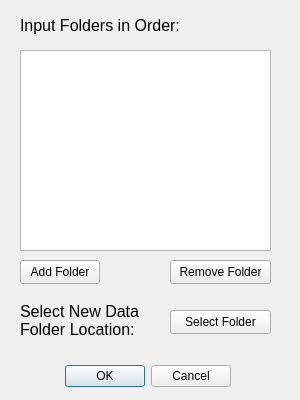
<?xml version="1.0" encoding="UTF-8"?>
<ui version="4.0">
 <class>Compiler</class>
 <widget class="QDialog" name="Compiler">
  <property name="geometry">
   <rect>
    <x>0</x>
    <y>0</y>
    <width>300</width>
    <height>400</height>
   </rect>
  </property>
  <property name="windowTitle">
   <string>Dialog</string>
  </property>
  <widget class="QDialogButtonBox" name="buttonBox">
   <property name="geometry">
    <rect>
     <x>-110</x>
     <y>360</y>
     <width>341</width>
     <height>32</height>
    </rect>
   </property>
   <property name="orientation">
    <enum>Qt::Orientation::Horizontal</enum>
   </property>
   <property name="standardButtons">
    <set>QDialogButtonBox::StandardButton::Cancel|QDialogButtonBox::StandardButton::Ok</set>
   </property>
  </widget>
  <widget class="QListWidget" name="compile_folder_list">
   <property name="geometry">
    <rect>
     <x>20</x>
     <y>50</y>
     <width>251</width>
     <height>201</height>
    </rect>
   </property>
   <property name="styleSheet">
    <string notr="true">QListWidget {
    outline: none; /* Removes dotted rectangle focus border */
}
QListWidget::item:selected {
    background-color: rgb(45, 101, 163);
    color: white;
	border-radius: 6px;
}</string>
   </property>
  </widget>
  <widget class="QPushButton" name="add_folder_comp_button">
   <property name="geometry">
    <rect>
     <x>20</x>
     <y>260</y>
     <width>80</width>
     <height>24</height>
    </rect>
   </property>
   <property name="text">
    <string>Add Folder</string>
   </property>
  </widget>
  <widget class="QPushButton" name="rm_folder_comp_button">
   <property name="geometry">
    <rect>
     <x>170</x>
     <y>260</y>
     <width>101</width>
     <height>24</height>
    </rect>
   </property>
   <property name="text">
    <string>Remove Folder</string>
   </property>
  </widget>
  <widget class="QLabel" name="label">
   <property name="geometry">
    <rect>
     <x>20</x>
     <y>300</y>
     <width>131</width>
     <height>41</height>
    </rect>
   </property>
   <property name="font">
    <font>
     <pointsize>12</pointsize>
    </font>
   </property>
   <property name="text">
    <string>Select New Data Folder Location:</string>
   </property>
   <property name="wordWrap">
    <bool>true</bool>
   </property>
  </widget>
  <widget class="QLabel" name="label_2">
   <property name="geometry">
    <rect>
     <x>20</x>
     <y>10</y>
     <width>261</width>
     <height>31</height>
    </rect>
   </property>
   <property name="font">
    <font>
     <pointsize>12</pointsize>
    </font>
   </property>
   <property name="text">
    <string>Input Folders in Order:</string>
   </property>
  </widget>
  <widget class="QPushButton" name="select_folder_comp_button">
   <property name="geometry">
    <rect>
     <x>170</x>
     <y>310</y>
     <width>101</width>
     <height>24</height>
    </rect>
   </property>
   <property name="text">
    <string>Select Folder</string>
   </property>
  </widget>
 </widget>
 <resources/>
 <connections>
  <connection>
   <sender>buttonBox</sender>
   <signal>accepted()</signal>
   <receiver>Compiler</receiver>
   <slot>accept()</slot>
   <hints>
    <hint type="sourcelabel">
     <x>248</x>
     <y>254</y>
    </hint>
    <hint type="destinationlabel">
     <x>157</x>
     <y>274</y>
    </hint>
   </hints>
  </connection>
  <connection>
   <sender>buttonBox</sender>
   <signal>rejected()</signal>
   <receiver>Compiler</receiver>
   <slot>reject()</slot>
   <hints>
    <hint type="sourcelabel">
     <x>316</x>
     <y>260</y>
    </hint>
    <hint type="destinationlabel">
     <x>286</x>
     <y>274</y>
    </hint>
   </hints>
  </connection>
 </connections>
</ui>
